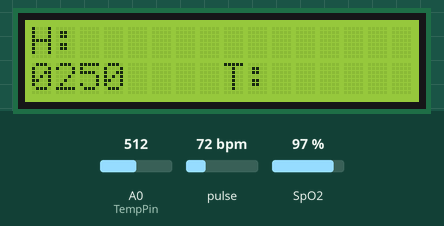
Simulated run of this sketch. Board: Arduino Uno, built with avr-gcc and run on an emulated ATmega328P. Shown: 16×2 character LCD. The test bench sets the inputs (shaded band); at power-on: pulse 72 bpm, A0 (TempPin) = 512, SpO2 97 %. What the sketch prints to the serial monitor is not drawn.

Above: at 1.6 s.
1.7 s: pulse set to 42 bpm
At 5.2 s:
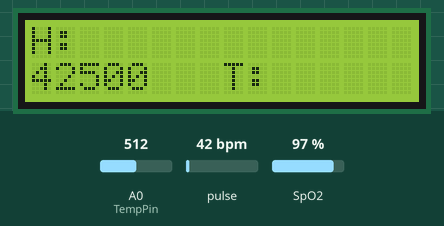
5.5 s: A0 (TempPin) set to 716
At 7.0 s:
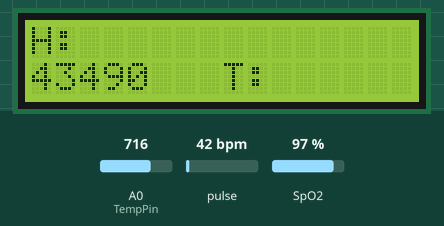
7.5 s: pulse set to 70 bpm
At 8.8 s:
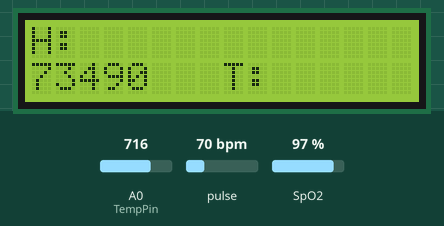
9.5 s: A0 (TempPin) set to 900
At 10.6 s:
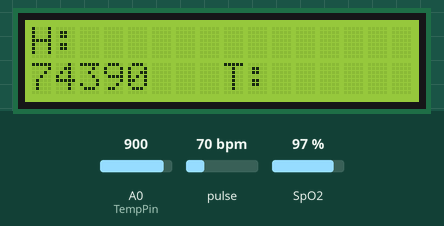
11.5 s: pulse set to 100 bpm
At 12.4 s:
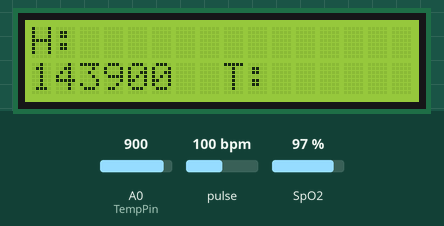
13.5 s: A0 (TempPin) set to 1023
At 15.4 s:
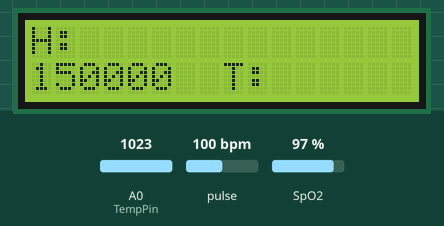
Timing chart, 0 to 16.5 s (numbered marks = the images above; inputs shaded):
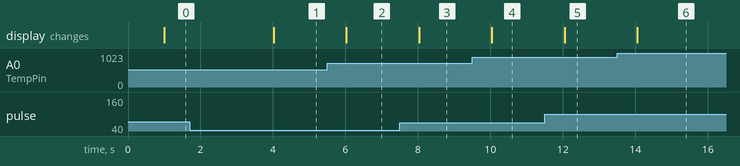

Measured:
- after the input at 1.7 s, the display: changes after 2.3 s (image 1)
- after the input at 5.5 s, the display: changes after 0.52 s (image 2)
- after the input at 7.5 s, the display: changes after 0.53 s (image 3)
- after the input at 9.5 s, the display: changes after 0.54 s (image 4)
- after the input at 11.5 s, the display: changes after 0.55 s (image 5)
- after the input at 13.5 s, the display: changes after 0.56 s (image 6)

The sketch:

ProjectCode.ino
```cpp
#include <Wire.h>
#include "MAX30100_PulseOximeter.h"
#include <LiquidCrystal.h> //--> Includes the LiquidCrystal Library.

LiquidCrystal lcd(2, 3, 8, 9, 10, 11); //--> Initialize LiquidCrystal with "lcd". lcd(RS,E,D4,D5,D6,D7).

byte heart1[8] = {B11111, B11111, B11111, B11111, B01111, B00111, B00011, B00001};//-------------***----****
byte heart2[8] = {B00011, B00001, B00000, B00000, B00000, B00000, B00000, B00000};//------------*************
byte heart3[8] = {B00011, B00111, B01111, B11111, B11111, B11111, B11111, B01111};//-----------***************
byte heart4[8] = {B11000, B11100, B11110, B11111, B11111, B11111, B11111, B11111};//------------*************-
byte heart5[8] = {B00011, B00111, B01111, B11111, B11111, B11111, B11111, B11111};//-------------***********--
byte heart6[8] = {B11000, B11100, B11110, B11111, B11111, B11111, B11111, B11110};//--------------*********---
byte heart7[8] = {B11000, B10000, B00000, B00000, B00000, B00000, B00000, B00000};//---------------*******----
byte heart8[8] = {B11111, B11111, B11111, B11111, B11110, B11100, B11000, B10000};//-----------------**-------

#define REPORTING_PERIOD_MS     1000
#define TempPin  A0

PulseOximeter pox;
uint32_t tsLastReport = 0;
float ATemp = 0;
int Temp = 0 ;

void setup()
{
  lcd.begin(16, 2); //--> Initializes the interface to the LCD screen, and specifies the dimensions (width and height) of the display
  lcd.setCursor(15,0);
  lcd.createChar(1, heart1);
  lcd.createChar(2, heart2);
  lcd.createChar(3, heart3);
  lcd.createChar(4, heart4);
  lcd.createChar(5, heart5);
  lcd.createChar(6, heart6);
  lcd.createChar(7, heart7);
  lcd.createChar(8, heart8);
  lcd.setCursor(0,0);
  lcd.print("H: ");
  lcd.setCursor(0,1);
  lcd.print("O: ");
  lcd.setCursor(8,1);
  lcd.print("T: ");
  pinMode(A0 , INPUT);
  Serial.begin(9600);
  Serial.print("Initializing pulse oximeter..");

    // Initialize the PulseOximeter instance
    // Failures are generally due to an improper I2C wiring, missing power supply
    // or wrong target chip
    if (!pox.begin())
    {
        Serial.println("FAILED");
        lcd.clear();
        lcd.setCursor(0,3);
        lcd.print("System Fail");
        while(1);
    } else
    {
        Serial.println("SUCCESS");
    }
     pox.setIRLedCurrent(MAX30100_LED_CURR_7_6MA);

    // Register a callback for the beat detection
     pox.setOnBeatDetectedCallback(onBeatDetected);
}

void loop()
{
    pox.update();
    ATemp = analogRead(A0);
    ATemp = ((5 * ATemp)/1023) ;
    ATemp = ATemp * 100 ;
    Temp = ATemp ;
    if (millis() - tsLastReport > REPORTING_PERIOD_MS)
    {
        Serial.print("Heart rate:");
        Serial.print(pox.getHeartRate());
        Serial.print("bpm / SpO2:");
        Serial.print(pox.getSpO2());
        Serial.println("%");

        lcd.setCursor(0,4);
        lcd.print(pox.getHeartRate());
        lcd.setCursor(1,4);
        lcd.print(pox.getSpO2());
        lcd.setCursor(1,11);
        lcd.print(Temp);

        tsLastReport = millis();
    }
}


void onBeatDetected()
{
    Serial.println("Beat!");
}
```
